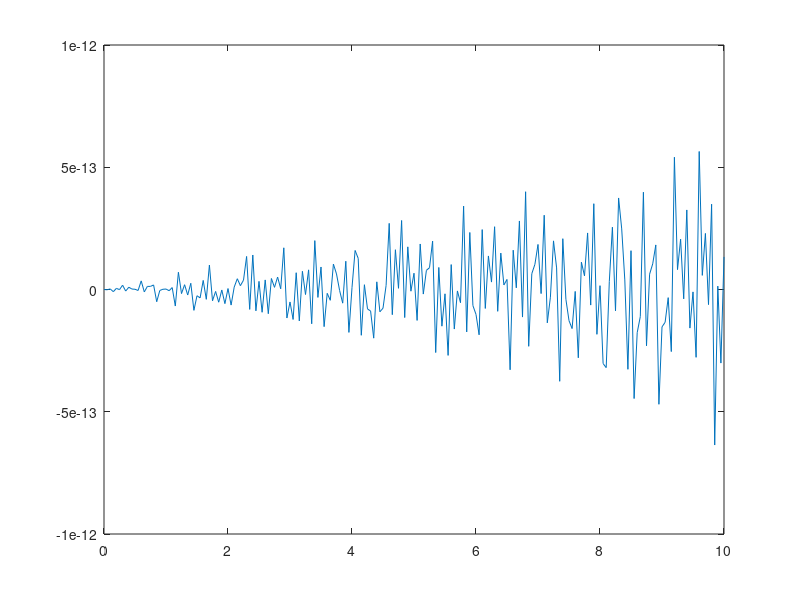

Source code (MATLAB):
x = 0:0.05:10;
y = sin(100*pi*x);

plot(x,y);

N=200;
ft=852;

q_0=0;
q_1=0;
q_2=0;

%coeff = ;

for n = 0:N
    q_0 = 2*cos(0.214*n) * q_1 - q_2 + y(n+1);
    q_2 = q_1;
    q_1 = q_0;
    disp(q_0);
end

magnitude_to_2 = q_1*q_1 + q_2*q_2 - q_1*q_2*q_0;


